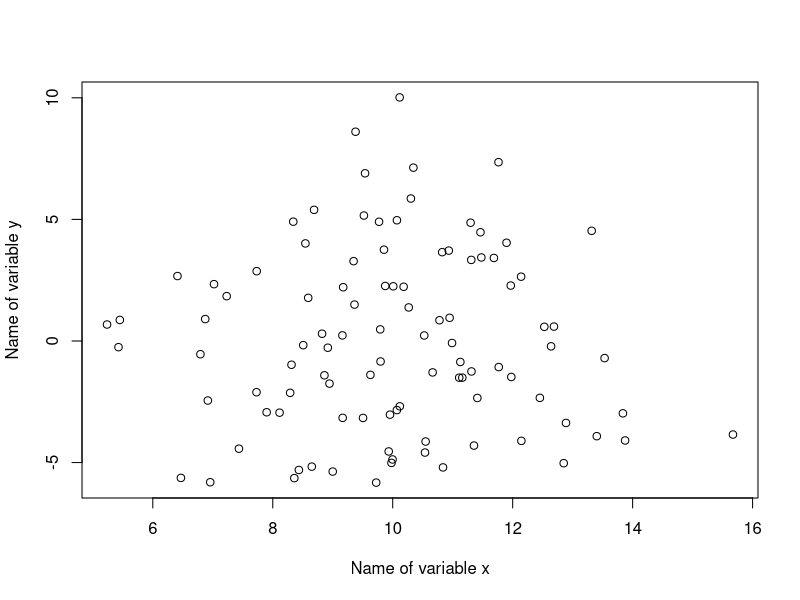
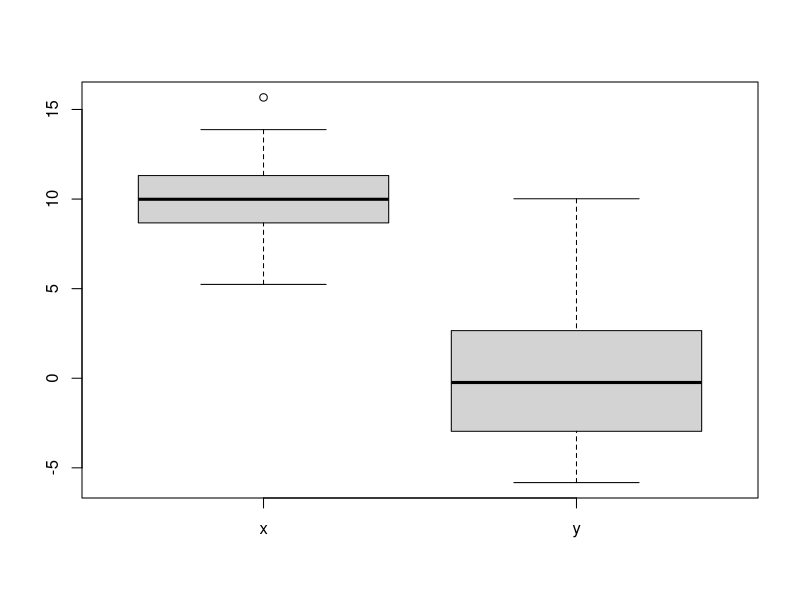
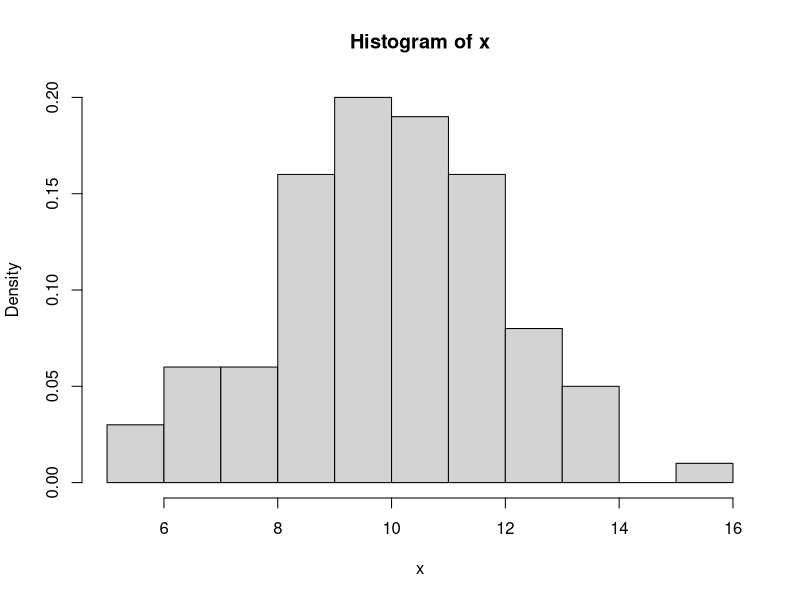
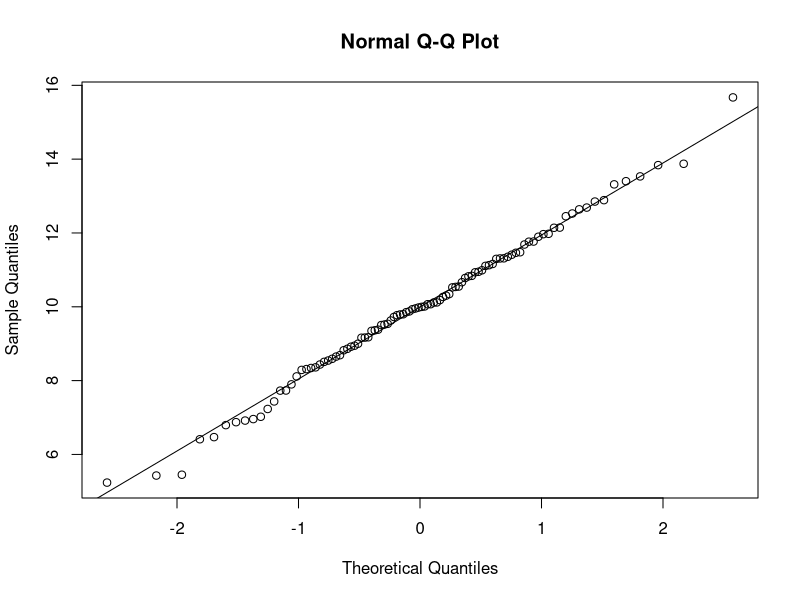
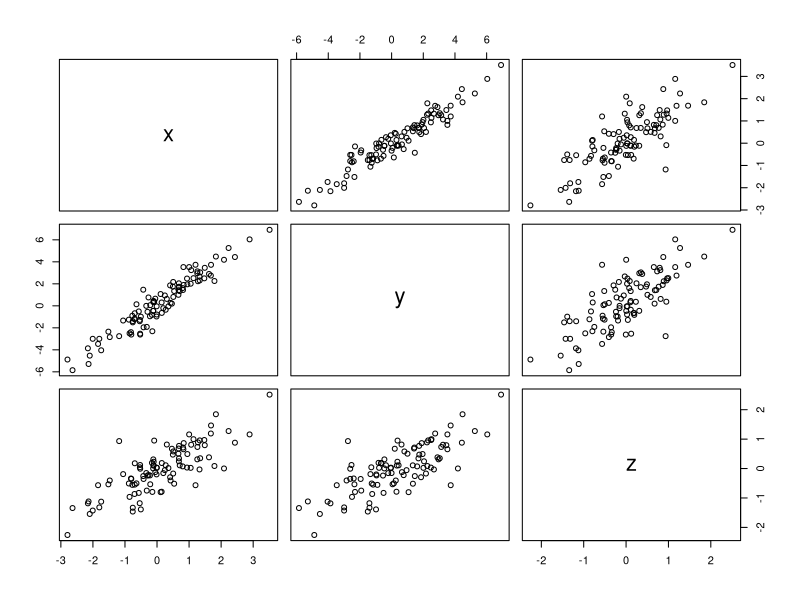

Write the R code that produced these figures, in order. (Note: this script raises an error after producing the figures.)
62+5-7*9+15/3-2^2 #^means power
2+3/4^3
2+(3/4)^3

log(15)
sqrt(4)
pi*4^2

# two ways of doing assignments.
a <- pi*4^2
a
b = pi * 4^2

rm(list=ls())

x = c(4.1, -1.3, 2.5, -0.6, -21.7)
x

y = c(30,35,4)
y

z = c(x,y)
z

n = 5
1:n-1

1:(n-1)

z[2]
z[1:4]
z[c(1, 2, 6)]
z[2] = 2015
z

seq(1, 2, by=0.1)
seq(1, 2, length=20)

A = matrix(c(2, -1, 4, 2, -1, 3), nrow=2)
A

A[1,2]
A[1,]
A[,2]
mean(A)

u1 = c("male", "female")
u2 = c("apple", "pear", "kiwi", "orange")
u1
u2

# What's potentially the use of this?
labels = paste(c("X", "Y"), 1:10, sep="")
labels

z = rnorm(10)
z
mean(z)
x = rnorm(50, mean = 10, sd = 2)
x
mean(x)

x = rnorm(100, mean = 10, sd = 2)
y = rnorm(100, mean = 0, sd = 4)
plot(x, y, xlab="Name of variable x", ylab="Name of variable y")

boxplot(x, y, names = c("x", "y"))
hist(x, freq=FALSE, nclass=10)

# quantile-quantile plot.
qqnorm(x)
qqline(x)

# dataframe
x = rnorm(100)
y = 2*x + rnorm(100, 0, 0.8)
z = 0.5*x + rnorm(100, 0, 0.5)
t = data.frame(x, y, z)
summary(t$x)
plot(t)

# list
L = list(one=1, two=c(1,2), five=seq(0, 1, length=5))
L
L$five + 10

# i/o
t = data.frame(x=c(1, 2, 3), y=c(30, 20, 10))
t
write.table(t, file="mydata.txt", row.names=FALSE)
t2 = read.table(file="mydata.txt", header=TRUE)
t2

x=c(rnorm(10), NA, rnorm(2))
x
min(x)
min(x, na.rm=TRUE)
mean(x, na.rm=TRUE)

# conditionals
x = rnorm(10)
x
if(mean(x) > median(x))
{
  "The mean is greater than the median"
}else{
  "The mean is smaller than the median"
}

# for loop
B = 1000 # number of trials
n = 5 # sample size
xbar.seq = 1:B
for (i in 1:B)
{
  sample = rnorm(5)
  xbar.seq[i] = mean(sample)
}
hist(xbar.seq)

# function
myfun = function(x)
{
  y = x^2
  return(y)
}
myfun(1.5)

x = seq(-2, 2, length=100)
plot(x, myfun(x), type="l")

mymedian <- function(x) {
  n = length(x)
  if(n %% 2 == 1) {
    sort(x)[(n+1)/2]
  }else{
    middletwo = sort(x)[(n/2) + 0:1]
    return(mean(middletwo))
  }
}
x = rnorm(100)
mymedian(x)
median(x)
